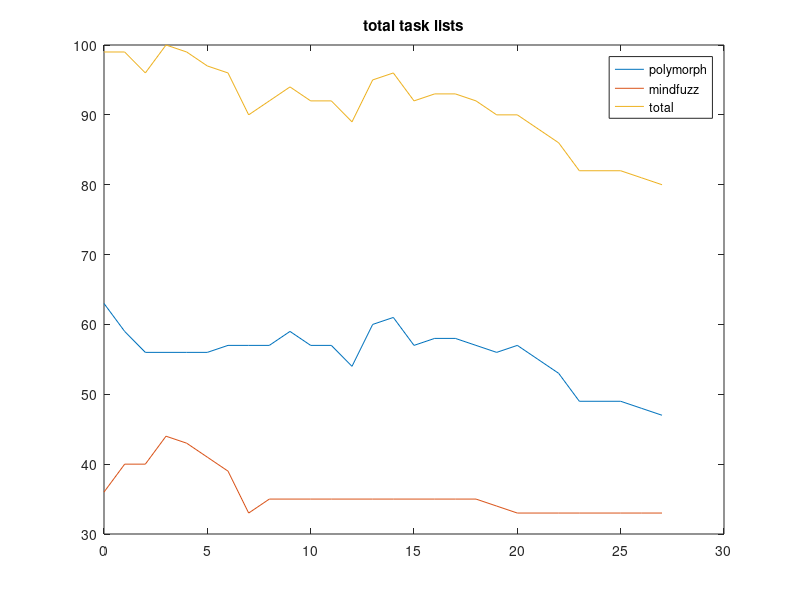
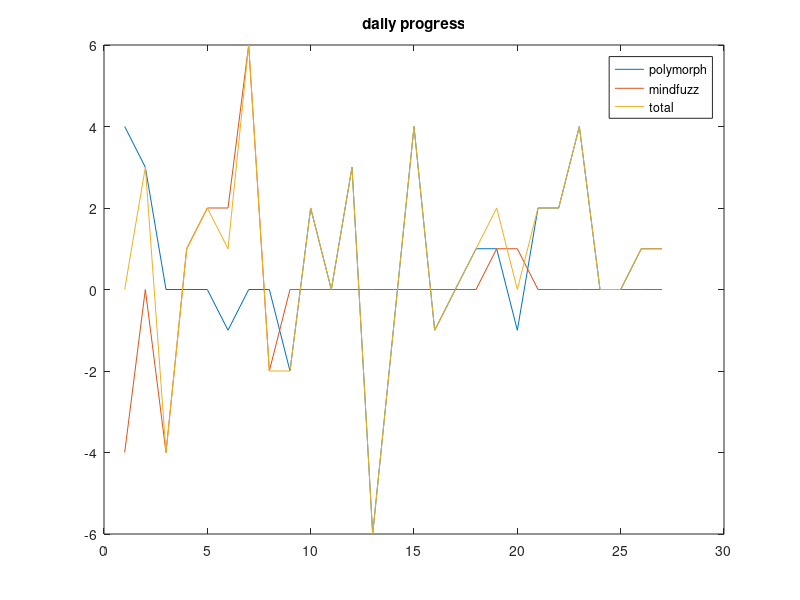

MATLAB code to generate these figures, in order:
close all
clear all

polymorph_pixel_tasks = [63,59,56,56,56,56,57,57,57,59,57,57,54,60,61,...
    57,58,58,57,56,57,55,53,49,49,49,48,47]';
mindfuzz_design_tasks = [36,40,40,44,43,41,39,33,35,35,35,35,35,35,35,...
    35,35,35,35,34,33,33,33,33,33,33,33,33]';
total_design_tasks = polymorph_pixel_tasks + mindfuzz_design_tasks;

l = length(polymorph_pixel_tasks);

x = linspace(0, l-1, l);

polymorph_deltas = polymorph_pixel_tasks(2:l) -...
    polymorph_pixel_tasks(1:l-1);
mindfuzz_deltas = mindfuzz_design_tasks(2:l) -...
    mindfuzz_design_tasks(1:l-1);
total_deltas = polymorph_deltas + mindfuzz_deltas;

figure
plot(x,polymorph_pixel_tasks);
hold on
plot(x,mindfuzz_design_tasks);
plot(x,total_design_tasks);
title('total task lists');
legend('polymorph','mindfuzz','total');

figure
plot(-1*polymorph_deltas);
hold on
plot(-1*mindfuzz_deltas);
plot(-1*total_deltas);
title('daily progress');
legend('polymorph', 'mindfuzz', 'total');
